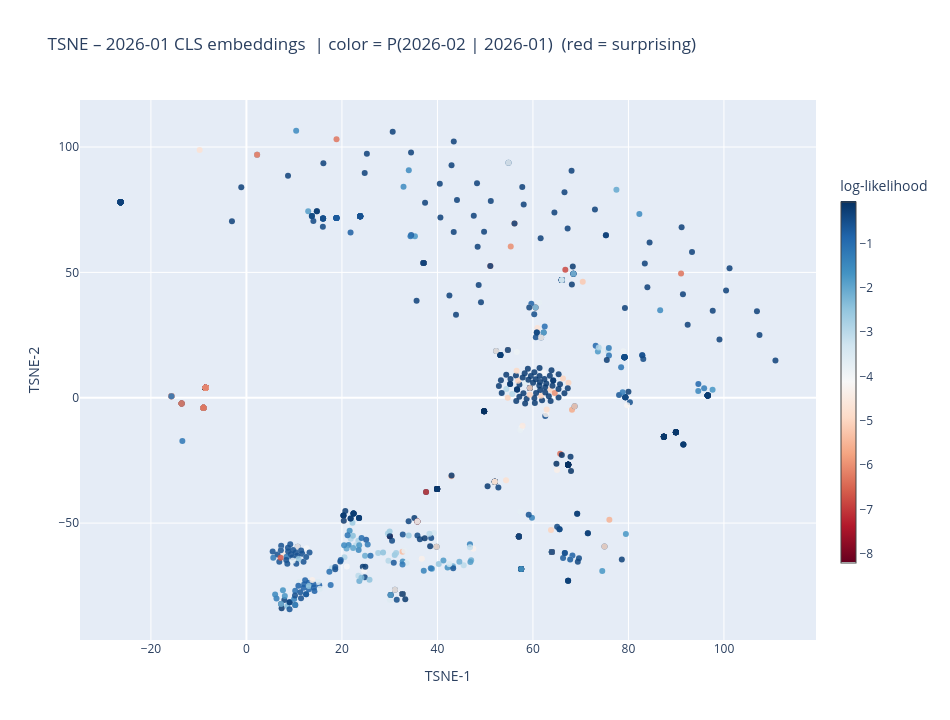

Notebook cell for this chart:
### Code cell
# ── compute per-pair log-likelihoods (test set) ──────────────────────────────
model.eval()
ll_records = []
with torch.no_grad():
    for batch in test_loader:
        ids    = batch['input_ids'].to(device)
        mask   = batch['attention_mask'].to(device)
        target = batch['target'].to(device)
        logits, _ = model(ids, mask)
        ll = (target * F.log_softmax(logits, dim=-1)).sum(dim=-1).cpu().numpy()
        for i in range(len(ll)):
            ll_records.append({'address': batch['address'][i],
                               'month_n': batch['month'][i],
                               'll': float(ll[i])})
ll_df     = pd.DataFrame(ll_records)
ll_lookup = dict(zip(zip(ll_df['address'], ll_df['month_n']), ll_df['ll']))

tok_lookup = monthly_full.set_index(['address', 'month'])['tokens']

# ── TSNE on month[0] CLS embeddings, colored by P(month[1] | month[0]) ───────
src_month = month_strs[0]
tgt_month = month_strs[1]

src_mask = (emb_df['month'] == src_month) & (emb_df['split'] == 'test')
src_embs = all_embs[src_mask.values]
src_meta = emb_df[src_mask].reset_index(drop=True)

rng_idx = np.random.choice(len(src_embs),
                            size=min(TSNE_BG + 500, len(src_embs)), replace=False)
coords  = TSNE(n_components=2, random_state=42,
               perplexity=min(30, len(rng_idx) - 1)).fit_transform(src_embs[rng_idx])
sub     = src_meta.iloc[rng_idx].reset_index(drop=True)

def fmt_toks(toks):
    c = Counter(toks)
    return '  '.join(f'{t}×{n}' if n > 1 else t for t, n in c.most_common())

ll_vals = np.array([ll_lookup.get((r['address'], src_month), float('nan'))
                    for _, r in sub.iterrows()])
hover = [
    f'<b>{r["address"]}</b><br>'
    f'll: {ll_lookup.get((r["address"], src_month), float("nan")):.3f}<br>'
    f'{src_month}: {fmt_toks(tok_lookup.get((r["address"], src_month), ["NO_CALLS"]))}<br>'
    f'→ {tgt_month}: {fmt_toks(tok_lookup.get((r["address"], tgt_month), ["NO_CALLS"]))}'
    for _, r in sub.iterrows()
]

valid = ~np.isnan(ll_vals)
fig   = go.Figure()
if (~valid).any():
    fig.add_trace(go.Scatter(
        x=coords[~valid, 0], y=coords[~valid, 1],
        mode='markers', marker=dict(color='#e5e7eb', size=4, opacity=0.3),
        hoverinfo='skip', showlegend=False,
    ))
fig.add_trace(go.Scatter(
    x=coords[valid, 0], y=coords[valid, 1],
    mode='markers', name='test pairs',
    marker=dict(
        color=ll_vals[valid],
        colorscale='RdBu',
        reversescale=False,    # red = low LL (surprising), blue = high LL (expected)
        size=6, opacity=0.85,
        colorbar=dict(title='log-likelihood', thickness=15, len=0.75),
        showscale=True,
    ),
    text=np.array(hover)[valid],
    hoverinfo='text',
))
fig.update_layout(
    title=(f'TSNE – {src_month} CLS embeddings  '
           f'| color = P({tgt_month} | {src_month})  (red = surprising)'),
    xaxis_title='TSNE-1', yaxis_title='TSNE-2',
    width=950, height=720,
)
fig.show()

### Figure 1 — Plotly figure (JSON) as saved in the notebook; plotly's stock layout.template omitted (floating-point values rounded to 4 significant figures; data arrays with more than 128 entries replaced by an {"elided": "..."} marker saying what was removed)
{"data": [{"hoverinfo": "text", "marker": {"color": {"elided": "2500 float values"}, "colorbar": {"len": 0.75, "thickness": 15, "title": {"text": "log-likelihood"}}, "colorscale": [[0, "rgb(103,0,31)"], [0.1, "rgb(178,24,43)"], [0.2, "rgb(214,96,77)"], [0.3, "rgb(244,165,130)"], [0.4, "rgb(253,219,199)"], [0.5, "rgb(247,247,247)"], [0.6, "rgb(209,229,240)"], [0.7, "rgb(146,197,222)"], [0.8, "rgb(67,147,195)"], [0.9, "rgb(33,102,172)"], [1, "rgb(5,48,97)"]], "opacity": 0.85, "reversescale": false, "showscale": true, "size": 6}, "mode": "markers", "name": "test pairs", "text": {"elided": "2500 str values"}, "type": "scatter", "x": {"elided": "2500 float values"}, "y": {"elided": "2500 float values"}}], "layout": {"height": 720, "title": {"text": "TSNE – 2026-01 CLS embeddings  | color = P(2026-02 | 2026-01)  (red = surprising)"}, "width": 950, "xaxis": {"title": {"text": "TSNE-1"}}, "yaxis": {"title": {"text": "TSNE-2"}}}}
